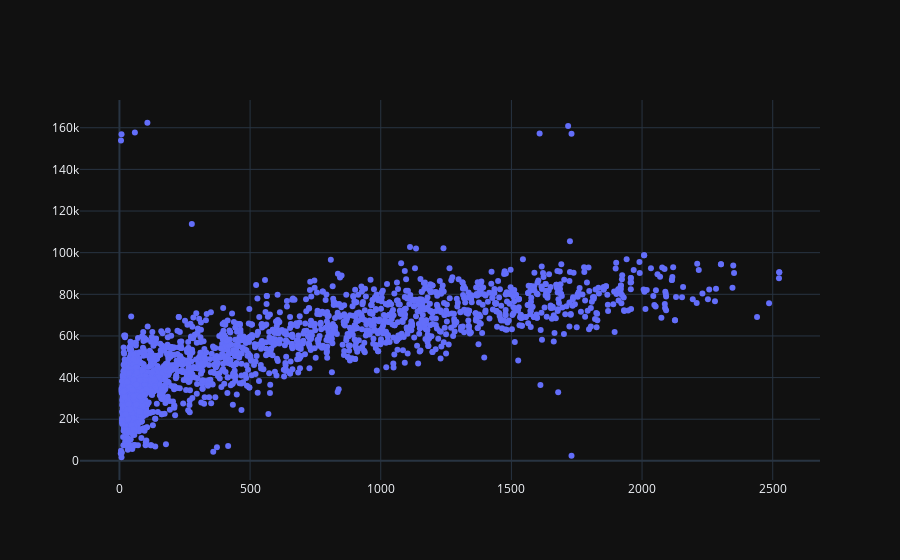

Notebook code for this chart:
### Code cell
reg = LinearRegression()
fig = go.Figure(data = go.Scatter(x = df['Spending'], y = df['Income'],
                mode = 'markers'))

fig.update_traces()
fig.show()

### Figure 1 — Plotly figure (JSON) as saved in the notebook; plotly's stock layout.template omitted (floating-point values rounded to 4 significant figures; data arrays with more than 128 entries replaced by an {"elided": "..."} marker saying what was removed)
{"data": [{"mode": "markers", "type": "scatter", "x": {"elided": "2239 int values"}, "y": {"elided": "2239 float values"}}], "layout": {}}
